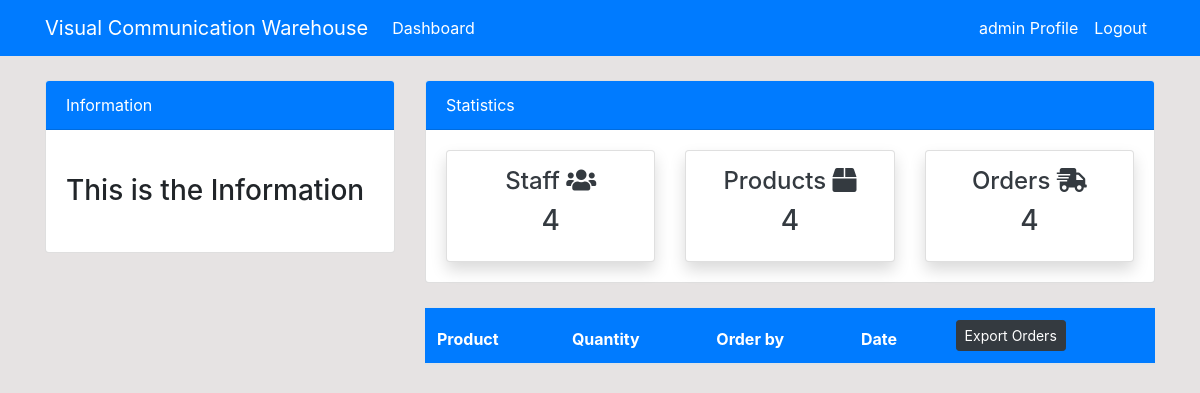
The page /order/ (signed in) on the database as committed earlier.
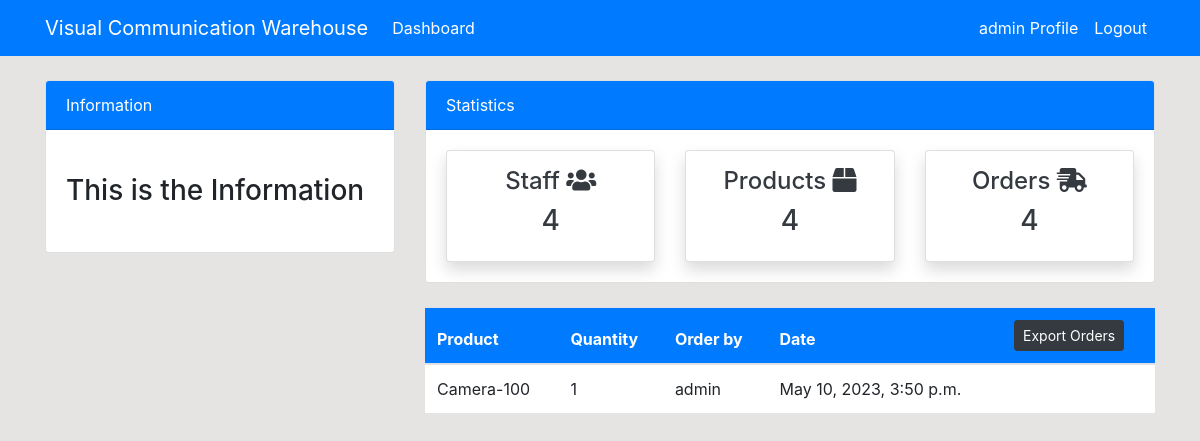
The same page on the database as committed later.
### dashboard/models.py (models this page shows, shortened)
class Order(models.Model):
    product = models.ForeignKey(Product, on_delete=models.CASCADE,null=True)
    staff = models.ForeignKey(User, models.CASCADE, null=True)
    quantity = models.PositiveIntegerField(null=True)
    date = models.DateTimeField(auto_now_add=True)

class Product(models.Model):
    name = models.CharField(max_length=100,null=True)
    sn = models.PositiveIntegerField(null=True, verbose_name='Serial Number')
    category = models.CharField(max_length=100,choices=CATEGORY,null=True)
    quantity = models.PositiveIntegerField(null=True)
    days = models.CharField(max_length=100,choices=DAYS_TO_LOAN,null=True,verbose_name='Days To Loan',default='1-2 Days')
    def __str__(self):
        return f'{self.name}-{self.quantity}'

### dashboard/views.py (the view)
# urls.py: path('order/', views.order, name='dashboard-order'),
@login_required(login_url='user_login')
def order(request):
    orders = Order.objects.all()
    context = {
        'orders':orders,
    }
    return render(request,'dashboard/order.html',context)

### templates/dashboard/order.html
{% extends 'partials/base.html' %}
{% block content %}
{% include 'partials/topnav.html' %}
<div class="container">
    <div class="row my-4">
        <div class="col-md-4">
        </div>
        <div class="col-md-8">
            <table class="table bg-white">
                <thead class="bg-primary">
                    <tr class="text-white">
                        <th scope="col">Product</th>
                        <th scope="col">Quantity</th>
                        <th scope="col">Order by</th>
                        <th scope="col">Date</th>
                        <th scope="col">
                            <a href="{% url 'exportOrders' %}" class="btn btn-dark btn-sm">Export Orders</a>
                        </th>
                    </tr>
                </thead>
                <tbody>
                    {% for order in orders %}
                    <tr>
                        <td>{{order.product}}</td>
                        <td>{{order.quantity}}</td>
                        <td>{{order.staff.username}}</td>
                        <td>{{order.date}}</td>
                    </tr>
                    {% endfor %}
                </tbody>
            </table>
        </div>
    </div>
</div>
{% endblock %}

Rows that differ between the two databases and show on the page:
added Order: product "Camera-100", quantity "1", staff.username "admin", date "May 10, 2023, 3:50 p.m."
